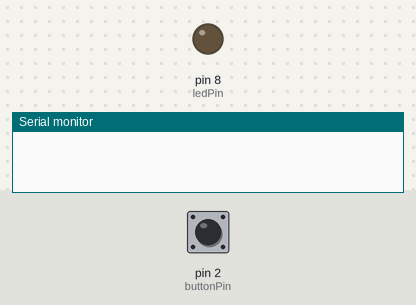
Bench run of a sketch on a simulated Arduino Uno, built with avr-gcc and run on an emulated ATmega328P. Shown: output pins drawn as LEDs (lit = HIGH), the last lines printed to the serial monitor. The inputs (shaded band) are chosen by the test bench; at power-on: pin 2 (buttonPin) HIGH.

Above: at 1.2 s.
1.3 s: pin 2 (buttonPin) pulled LOW for 0.15 s
At 1.4 s:
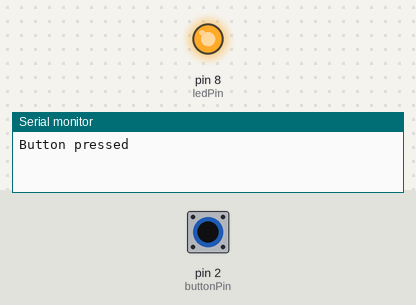
2.9 s: pin 2 (buttonPin) pulled LOW for 3.2 s
At 7.4 s:
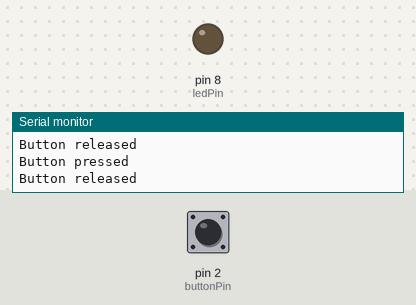
Timing chart, 0 to 8.9 s (numbered marks = the images above; inputs shaded):
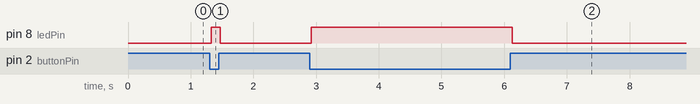

Measured:
- after the input at 1.3 s, pin 8 (ledPin): LOW → HIGH at once, → LOW 0.15 s later
- after the input at 2.9 s, pin 8 (ledPin): LOW → HIGH at once, → LOW 3.2 s later

The sketch:

Button.ino
```cpp
/*
  Button (with debounce)

  Reads a pushbutton wired to pin 2 using the Uno's internal pull-up
  resistor (no external resistor needed). Lights the onboard LED while
  the button is held, and prints press/release events to Serial.

  Wiring:
    - One leg of the button -> pin 2
    - Other leg of that same side -> GND
    (the other pair of legs, if it's a 4-pin button, is just the
    mechanical "other half" - wire either leg pair, not both sides)

  Concept: INPUT_PULLUP ties the pin HIGH internally. Pressing the
  button connects the pin to GND, so pressed = LOW, unpressed = HIGH.
  This is the opposite of what beginners usually expect.
*/

const int buttonPin = 2;
const int ledPin = 8;

int lastStableState = HIGH;   // HIGH = not pressed (pull-up idle state)
int lastReading = HIGH;
unsigned long lastDebounceTime = 0;
const unsigned long debounceDelay = 25;  // ms - ignore noise shorter than this

void setup() {
  pinMode(buttonPin, INPUT_PULLUP);
  pinMode(ledPin, OUTPUT);
  Serial.begin(9600);
}

void loop() {
  int reading = digitalRead(buttonPin);

  // If the raw reading changed, reset the debounce timer.
  if (reading != lastReading) {
    lastDebounceTime = millis();
  }

  // Only trust the reading once it's been stable longer than debounceDelay.
  if ((millis() - lastDebounceTime) > debounceDelay) {
    if (reading != lastStableState) {
      lastStableState = reading;

      if (lastStableState == LOW) {
        Serial.println("Button pressed");
      } else {
        Serial.println("Button released");
      }
    }
  }

  digitalWrite(ledPin, lastStableState == LOW ? HIGH : LOW);

  lastReading = reading;
}
```
